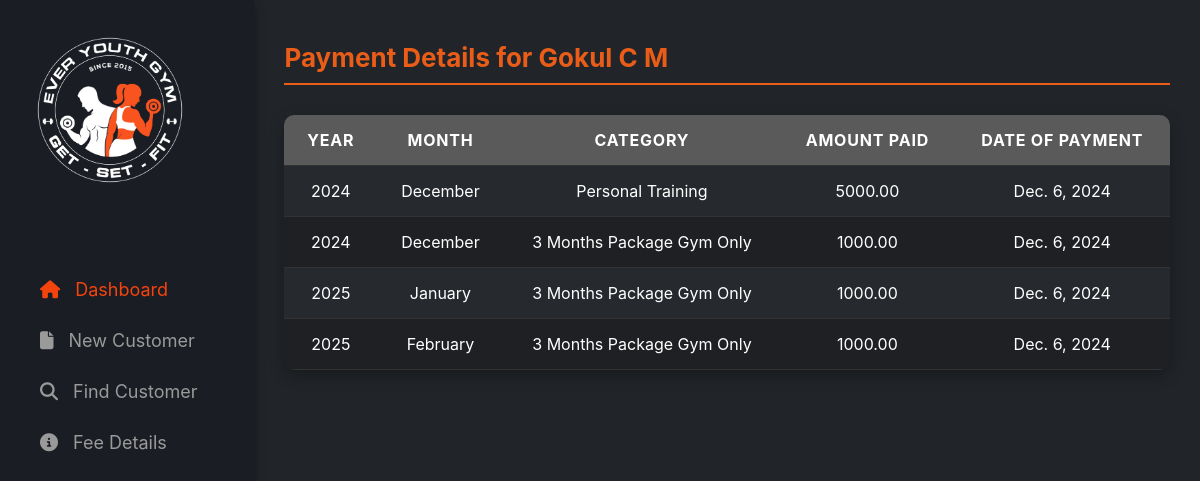
The page /customer/42/fees/ on the database its author committed.
### gym/models.py (models this page shows, shortened)
class Customer(models.Model):
    GENDER_CHOICES = [
        ('M', 'Male'),
        ('F', 'Female'),
    ]
    BLOOD_GROUP_CHOICES = [
        ('O+', 'O+'),
        ('O-', 'O-'),
        ('A+', 'A+'),
        ('A-', 'A-'),
        ('B+', 'B+'),
        ('B-', 'B-'),
        ('AB+', 'AB+'),
        ('AB-', 'AB-'),
        ('A1+', 'A1+'),
        ('A1-', 'A1-'),
        ('A2+', 'A2+'),
        ('A2-', 'A2-'),
        ('A1B+', 'A1B+'),
        ('A1B-', 'A1B-'),
        ('A2B+', 'A2B+'),
        ('A2B-', 'A2B-'),
        ('BOMBAY', 'BOMBAY'),
    ]
    unique_id = models.AutoField(primary_key=True)
    name = models.CharField(max_length=255,blank=False)
    phone_no = models.CharField(max_length=10, blank=True)
    email = models.EmailField(null=True, blank=True)
    gender = models.CharField(max_length=1, choices=GENDER_CHOICES,blank=False)
    height = models.FloatField(help_text='Height in centimeters', null=True, blank=True)
    weight = models.FloatField(help_text='Weight in kilograms', null=True, blank=True)
    blood_group = models.CharField(max_length=6, choices=BLOOD_GROUP_CHOICES,blank=True)
    bmi = models.FloatField(editable=False, null=True, blank=True)
    admission_number = models.PositiveIntegerField(editable=False, default=0)
    date_of_admission = models.DateField(default=timezone.now,editable=True)
    date_of_birth = models.DateField(null=True, blank=True)
    health = models.CharField(max_length=256,editable=True,blank=True)
    class Meta:
        unique_together = ('name', 'phone_no')

class FeeDetail(models.Model):
    MONTH_CHOICES = [
        (1, 'January'),
        (2, 'February'),
        (3, 'March'),
        (4, 'April'),
        (5, 'May'),
        (6, 'June'),
        (7, 'July'),
        (8, 'August'),
        (9, 'September'),
        (10, 'October'),
        (11, 'November'),
        (12, 'December'),
    ]
    customer = models.ForeignKey(Customer, on_delete=models.CASCADE)
    amount_paid = models.DecimalField(max_digits=10, decimal_places=2)
    date_of_payment = models.DateField(default=timezone.now)
    category = models.ForeignKey(CategoryTable,on_delete=models.PROTECT)
    month = models.PositiveSmallIntegerField(choices=MONTH_CHOICES, default=timezone.now().month)
    year = models.IntegerField(default=timezone.now().year)
    class Meta:
        unique_together = ('month', 'year',
                            'category', 'customer')

class CategoryTable(models.Model):
    name = models.CharField(max_length=50)
    price = models.DecimalField(max_digits=10, decimal_places=2)
    is_fees = models.BooleanField(default=False)
    no_of_months = models.PositiveSmallIntegerField(default=1)
    def __str__(self):
        return self.name

### gym/views.py (the view)
# urls.py: path('customer/<int:customer_id>/fees/', customer_fee_details, name='customer_fee_details'),
def customer_fee_details(request, customer_id):
    customer = get_object_or_404(Customer, pk=customer_id)
    fee_details = FeeDetail.objects.filter(customer=customer).order_by('year', 'month')
    context = {
        'customer': customer,
        'fee_details': fee_details,
    }
    return render(request, 'gym/customer_fee_details.html', context)

### gym/templates/gym/customer_fee_details.html (shortened to what this page needs)
{% load static %}
<!DOCTYPE html>
<html lang="en">
<head>
    <link rel="stylesheet" href="{% static 'gym/customer_fee_details.css' %}">
</head>
<body>
    <div class="container">
        <div class="navbar">
            <div class="logo">
                <img src="{% static 'gym/assets/images/Logo.png' %}" alt="Logo">
            </div>
            <nav>
                <a href="/" style="color:#f4440e;"><li><i class="fa-solid fa-house" style="color: #f4440e;"></i>Dashboard</li>
                <a href="/add"><li><i class="fa-solid fa-file" style="color: #9a9a9a;"></i>New Customer</li></a>
                <a href="{% url 'dedicated' %}"><li><i class="fa-solid fa-search" style="color: #9a9a9a;"></i>Find Customer</li></a>
                <a href="/fees"><li><i class="fa-solid fa-circle-info" style="color: #9a9a9a;"></i>Fee Details</li></a>
            </nav>
        </div>
        <div class="content">
            <div class="header">
                  <h2>Payment Details for {{ customer.name }}</h2>
              </div>
              <table>
                  <thead>
                      <tr>
                          <th>Year</th>
                          <th>Month</th>
                          <th>Category</th>
                          <th>Amount Paid</th>
                          <th>Date of Payment</th>
                      </tr>
                  </thead>
                  <tbody>
                      {% for fee in fee_details %}
                      <tr>
                          <td>{{ fee.year }}</td>
                          <td>{{ fee.get_month_display }}</td>
                          <td>{{ fee.category }}</td>
                          <td>{{ fee.amount_paid }}</td>
                          <td>{{ fee.date_of_payment }}</td>
                      </tr>
                      {% endfor %}
                  </tbody>
              </table>
          </div>
        </div>
</body>
</html>

### gym/static/gym/customer_fee_details.css (style rules this page uses)
body { margin: 0; padding: 0; height: 100%; font-family: "Inter", sans-serif; background-color: #1a1d23; }
.container { background-color: #26292E; display: flex; height: 100%; min-height: 100vh; }
.navbar { width: 18%; background-color: #1a1d23; box-shadow: 0 4px 10px rgba(0, 0, 0, 0.4); padding: 30px; position: relative; z-index: 1; }
.navbar .logo img { width: 160px; height: auto; margin-bottom: 40px; }
.navbar nav { display: block; margin-top: 30px; }
.navbar nav li { list-style-type: none; padding: 15px 10px; font-size: 18px; }
.navbar nav a { color: #9A9A9A; text-decoration: none; display: flex; align-items: center; transition: color 0.3s, font-size 0.3s; }
.navbar nav a li i { margin-right: 15px; transition: transform 0.3s; }
.content { width: 82%; background-color: #212529; padding: 20px 30px; color: white; overflow: auto; }
.header h2 { color: #E95D18; font-size: 26px; margin-bottom: 30px; border-bottom: 2px solid #E95D18; padding-bottom: 10px; }
table { width: 100%; border-collapse: collapse; background-color: #17191C; border-radius: 10px; overflow: hidden; box-shadow: 0 5px 15px rgba(0, 0, 0, 0.3); margin-top: 20px; }
th, td { padding: 15px 20px; text-align: center; border-bottom: 1px solid #333; color: white; }
th { background-color: #5A5A5A; font-weight: bold; text-transform: uppercase; letter-spacing: 0.05em; }
tbody tr:nth-child(odd) { background-color: #26292E; }
tbody tr:nth-child(even) { background-color: #1F2023; }
tbody td { transition: background-color 0.3s ease; }

### rows shown on the page
Customer: name "Gokul C M"
FeeDetail: year "2024", month "December", category "Personal Training", amount_paid "5000.00", date_of_payment "Dec. 6, 2024"
FeeDetail: year "2024", month "December", category "3 Months Package Gym Only", amount_paid "1000.00", date_of_payment "Dec. 6, 2024"
FeeDetail: year "2025", month "January", category "3 Months Package Gym Only", amount_paid "1000.00", date_of_payment "Dec. 6, 2024"
FeeDetail: year "2025", month "February", category "3 Months Package Gym Only", amount_paid "1000.00", date_of_payment "Dec. 6, 2024"
